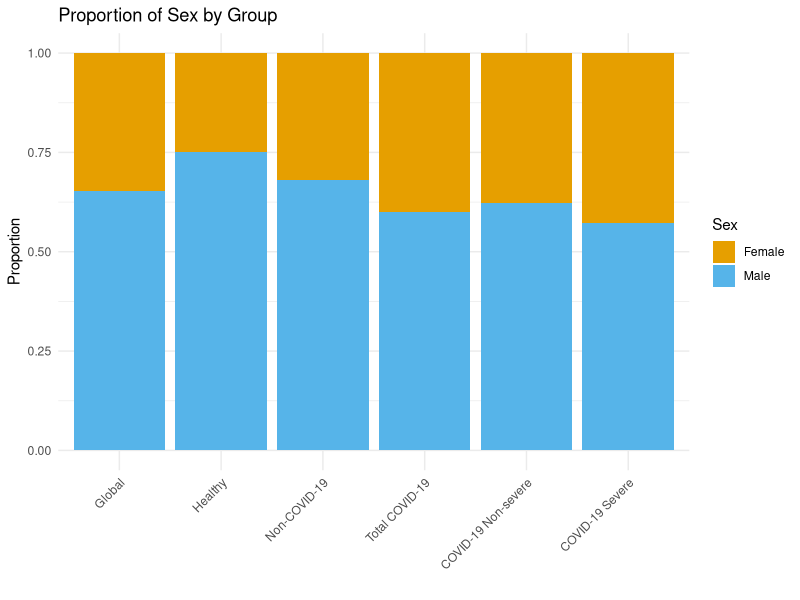
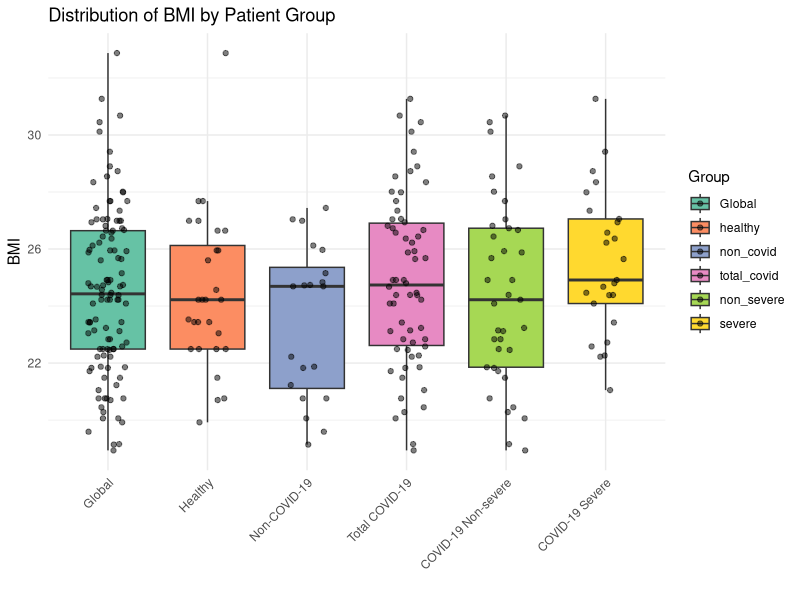
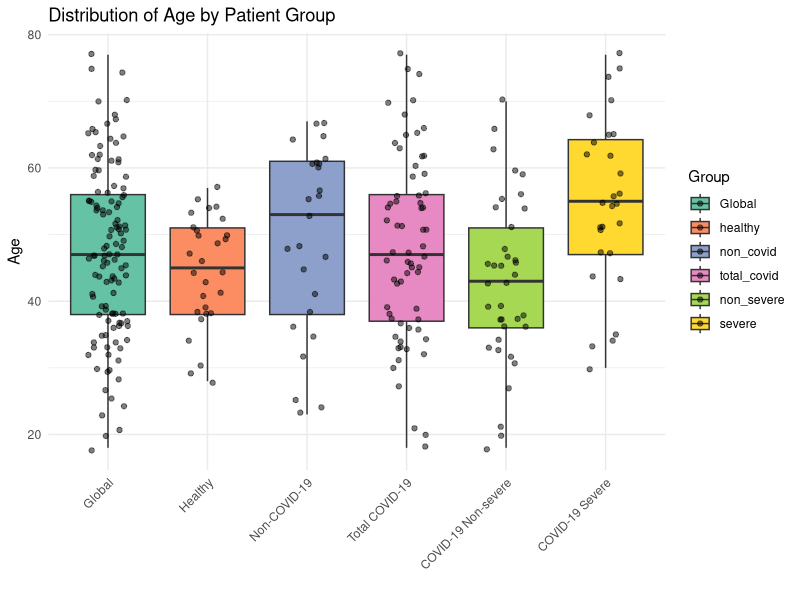
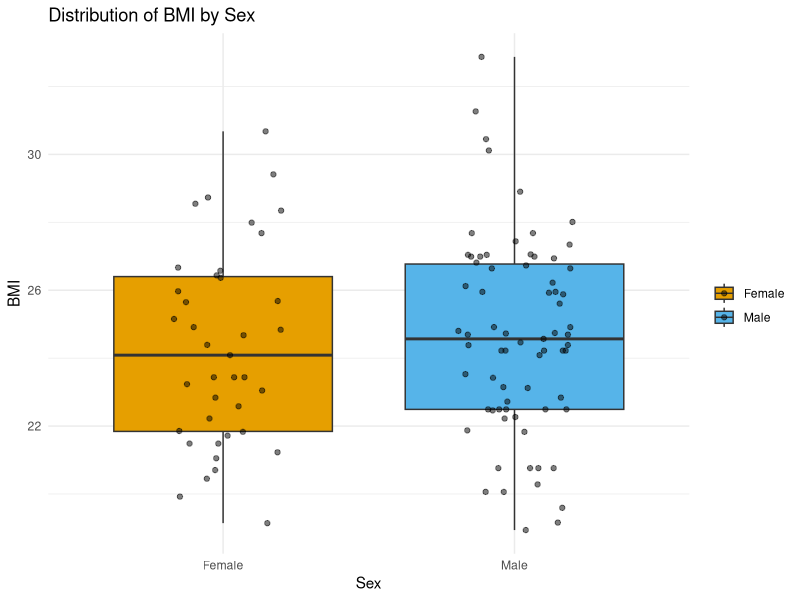
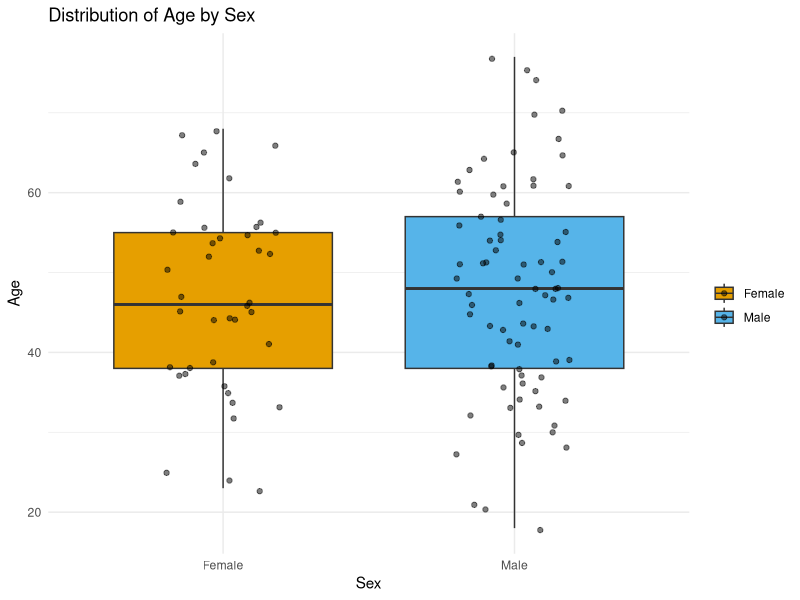
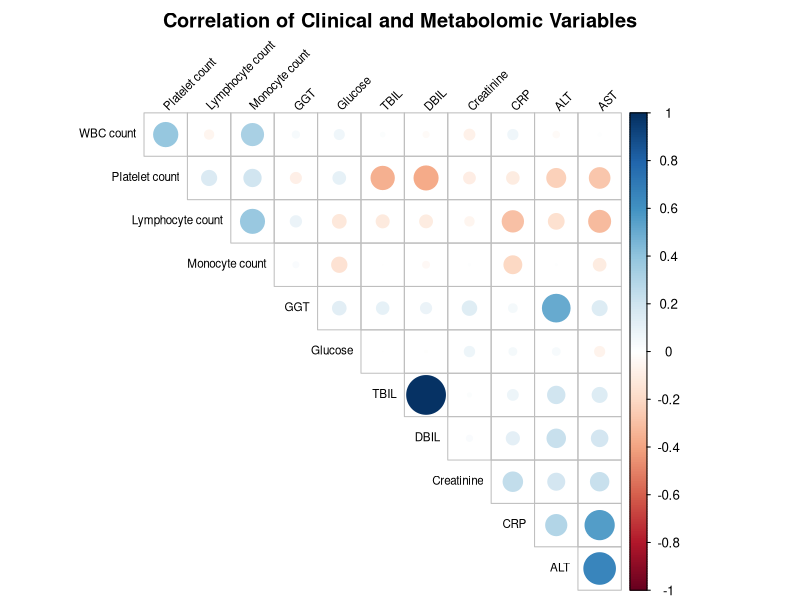
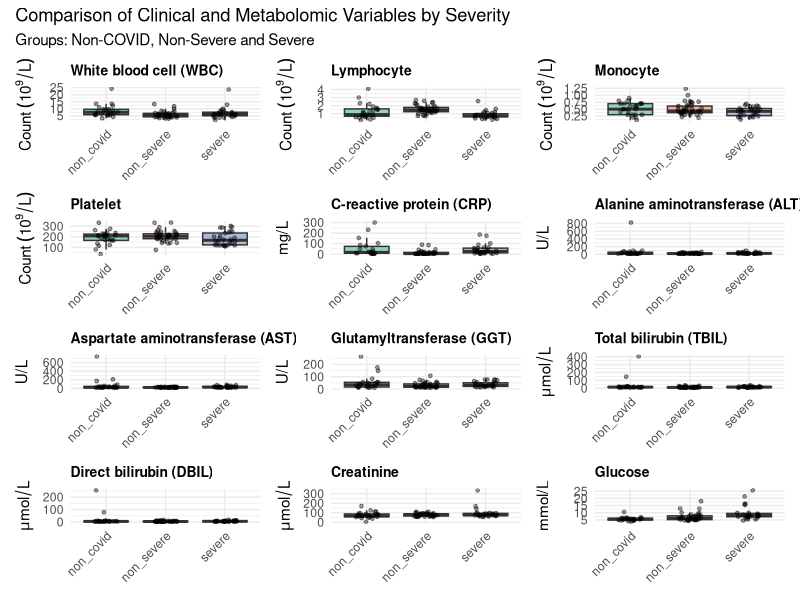
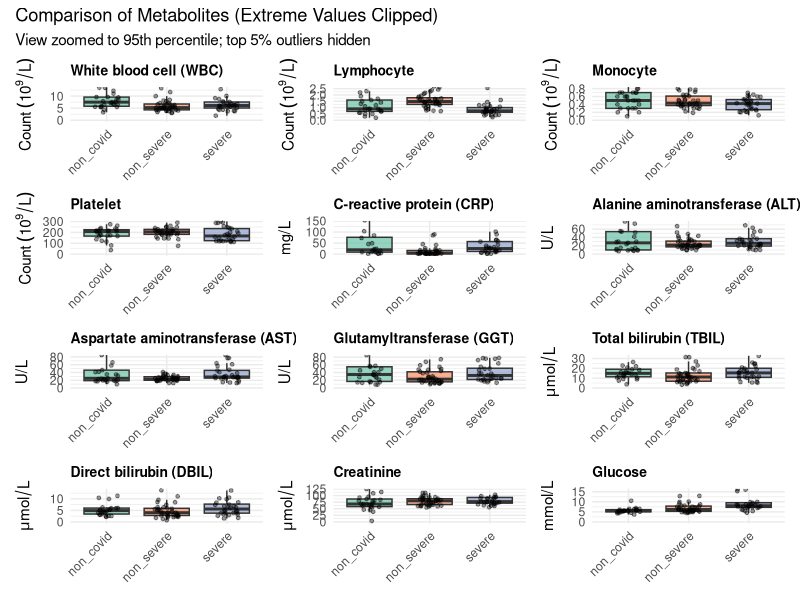

Reproduce these figures in R, in order.
## ---- chunk 1
knitr::opts_chunk$set(echo = TRUE, warning = FALSE, message = FALSE)
## ---- chunk 2
# Import all the necessary libraries for this exercise and the others
library(readxl)
library(dplyr)
library(ggplot2)
library(tidyr)
library(corrplot)
library(knitr)
library(kableExtra)
library(patchwork)
library(pheatmap)
library(scales)


# --- PREPARE DATA ---
# Load data from excel and treat "/" and empty strings as missing values
df <- read_excel("table_s1.xlsx", sheet = 2, na = c("", "/"))

# Remove the spaces from the column names
names(df) <- gsub(" ", "_", names(df))
names(df) <- gsub("\\(", "", names(df))
names(df) <- gsub("\\)", "", names(df))

# Convert date format and calculate required time differences
df <- df %>%
  mutate(
    # Convert columns to Date format 
    Onset_date_f = as.Date(Onset_date_f),
    Admission_date = as.Date(Admission_date),
    Date_of_progression_to_severe_state = as.Date(Date_of_progression_to_severe_state),
    
    # Calculate time differences in days
    time_onset_to_admission = as.numeric(Admission_date - Onset_date_f + 1),
    time_admission_to_severe = as.numeric(Date_of_progression_to_severe_state - Admission_date + 1)
  )

# Create group labels
df <- df %>%
  mutate(
    Group = case_when(
      Group_d == 0 ~ "healthy",
      Group_d == 1 ~ "non_covid",
      Group_d == 2 ~ "non_severe",
      Group_d == 3 ~ "severe"
    )
  )

# Create sex labels
df <- df %>%
  mutate(Sex_g = factor(Sex_g, 
                        levels = c(0, 1),            
                        labels = c("Female", "Male"))) 

# Create an expanded dataset, in order to include the groups "Total Covid" 
# and "Global" when calculating and plotting statistics later. 
# Create "Total Covid" subset 
df_covid_total <- df %>%
  filter(Group %in% c("non_severe", "severe")) %>%
  mutate(Group = "total_covid")
# Create "Global" subset (All of the rows)
df_global <- df %>%
  mutate(Group = "Global")
# Bind everything together into expanded dataset and set groups differentiation.
df_expanded <- bind_rows(df, df_covid_total, df_global)
df_expanded$Group <- factor(df_expanded$Group, 
                            levels = c("healthy", "non_covid", "non_severe", "severe", "total_covid", "Global"))


# --- CALCULATE STATISTICS ---
# AGE & BMI — Statistics by group 
age_bmi_stats <- df_expanded %>%
  group_by(Group) %>%
  summarise(
    # Age
    mean_age = mean(Age_year, na.rm = TRUE),
    sd_age   = sd(Age_year, na.rm = TRUE),
    median_age = median(Age_year, na.rm = TRUE),
    Q1_age     = quantile(Age_year, 0.25, na.rm = TRUE), 
    Q3_age     = quantile(Age_year, 0.75, na.rm = TRUE), 
    iqr_age    = IQR(Age_year, na.rm = TRUE),
    min_age    = min(Age_year, na.rm = TRUE),
    max_age    = max(Age_year, na.rm = TRUE),
    # BMI
    mean_bmi = mean(BMI_h, na.rm = TRUE),
    sd_bmi   = sd(BMI_h, na.rm = TRUE),
    median_bmi = median(BMI_h, na.rm = TRUE),
    Q1_bmi     = quantile(BMI_h, 0.25, na.rm = TRUE),    
    Q3_bmi     = quantile(BMI_h, 0.75, na.rm = TRUE),    
    iqr_bmi    = IQR(BMI_h, na.rm = TRUE),
    min_bmi    = min(BMI_h, na.rm = TRUE),
    max_bmi    = max(BMI_h, na.rm = TRUE),
    .groups = "drop"
  )

# Time - Statistics by group
time_stats <- df_expanded %>%
  group_by(Group) %>%
  summarise(
    # Time: Onset to Admission
    mean_onset_adm   = mean(time_onset_to_admission, na.rm = TRUE),
    sd_onset_adm     = sd(time_onset_to_admission, na.rm = TRUE),
    median_onset_adm = median(time_onset_to_admission, na.rm = TRUE),
    Q1_onset_adm     = quantile(time_onset_to_admission, 0.25, na.rm = TRUE),
    Q3_onset_adm     = quantile(time_onset_to_admission, 0.75, na.rm = TRUE),
    iqr_onset_adm    = IQR(time_onset_to_admission, na.rm = TRUE),
    min_onset_adm    = if(all(is.na(time_onset_to_admission))) NA else min(time_onset_to_admission, na.rm = TRUE),
    max_onset_adm    = if(all(is.na(time_onset_to_admission))) NA else max(time_onset_to_admission, na.rm = TRUE),
    # Time: Admission to Severe
    mean_adm_sev     = mean(time_admission_to_severe, na.rm = TRUE),
    sd_adm_sev       = sd(time_admission_to_severe, na.rm = TRUE),
    median_adm_sev   = median(time_admission_to_severe, na.rm = TRUE),
    Q1_adm_sev       = quantile(time_admission_to_severe, 0.25, na.rm = TRUE),
    Q3_adm_sev       = quantile(time_admission_to_severe, 0.75, na.rm = TRUE),
    iqr_adm_sev      = IQR(time_admission_to_severe, na.rm = TRUE),
    min_adm_sev      = if(all(is.na(time_admission_to_severe))) NA else min(time_admission_to_severe, na.rm = TRUE),
    max_adm_sev      = if(all(is.na(time_admission_to_severe))) NA else max(time_admission_to_severe, na.rm = TRUE),
    .groups = "drop"
  )

# Sex - Statistics by group 
sex_stats <- df_expanded %>%
  group_by(Group, Sex_g) %>%
  summarise(count = n(), .groups = "drop_last") %>%
  mutate(proportion = count / sum(count)) %>%
  ungroup()


# --- OUTPUT TABLE ---
# Count the patients in each group and create group lables for the table
group_counts <- table(df_expanded$Group)
lbl_healthy    <- paste0("Healthy (N=", group_counts["healthy"], ")")
lbl_non_covid  <- paste0("Non-COVID-19 (N=", group_counts["non_covid"], ")")
lbl_total      <- paste0("Total COVID-19 (N=", group_counts["total_covid"], ")")
lbl_non_severe <- paste0("COVID-19 Non-severe (N=", group_counts["non_severe"], ")")
lbl_severe     <- paste0("COVID-19 Severe (N=", group_counts["severe"], ")")

# Define the Column Order 
col_selection <- c(
  "Variable", 
  "Statistic", 
  "healthy", 
  "non_covid", 
  "total_covid", 
  "non_severe", 
  "severe"
)

# Sex
sex_rows <- sex_stats %>%
  filter(Group %in% c("healthy", "non_covid", "total_covid", "non_severe", "severe")) %>%
  mutate(val = sprintf("%d (%.1f%%)", count, proportion * 100)) %>%
  select(Group, Sex_g, val) %>%
  pivot_wider(names_from = Group, values_from = val) %>%
  mutate(
    # Force labels to be Male/Female text
    Statistic = case_when(
      as.character(Sex_g) %in% c("1", "Male") ~ "Male",
      as.character(Sex_g) %in% c("0", "Female") ~ "Female",
    ),
    Variable = "Sex - no. (%)" 
  ) %>%
  arrange(factor(Statistic, levels = c("Male", "Female"))) 

# Age 
age_rows <- age_bmi_stats %>%
  filter(Group %in% c("healthy", "non_covid", "total_covid", "non_severe", "severe")) %>%
  mutate(
    `Mean ± SD`    = sprintf("%.1f ± %.1f", mean_age, sd_age),
    `Median (IQR)` = sprintf("%.1f (%.1f-%.1f)", median_age, Q1_age, Q3_age),
    `Range`        = sprintf("%.1f-%.1f", min_age, max_age)
  ) %>%
  select(Group, `Mean ± SD`, `Median (IQR)`, `Range`) %>%
  pivot_longer(cols = -Group, names_to = "Statistic", values_to = "val") %>%
  pivot_wider(names_from = Group, values_from = val) %>%
  mutate(Variable = "Age - year")

# BMI 
bmi_rows <- age_bmi_stats %>%
  filter(Group %in% c("healthy", "non_covid", "total_covid", "non_severe", "severe")) %>%
  mutate(
    `Mean ± SD`    = sprintf("%.1f ± %.1f", mean_bmi, sd_bmi),
    `Median (IQR)` = sprintf("%.1f (%.1f-%.1f)", median_bmi, Q1_bmi, Q3_bmi),
    `Range`        = sprintf("%.1f-%.1f", min_bmi, max_bmi)
  ) %>%
  select(Group, `Mean ± SD`, `Median (IQR)`, `Range`) %>%
  pivot_longer(cols = -Group, names_to = "Statistic", values_to = "val") %>%
  pivot_wider(names_from = Group, values_from = val) %>%
  mutate(Variable = "BMI - kg/m2")

# Time 1: Onset to Admission 
time1_rows <- time_stats %>%
  filter(Group %in% c("healthy", "non_covid", "total_covid", "non_severe", "severe")) %>%
  mutate(
    `Mean ± SD`    = ifelse(is.na(mean_onset_adm), "", sprintf("%.1f ± %.1f", mean_onset_adm, sd_onset_adm)),
    `Median (IQR)` = ifelse(is.na(median_onset_adm), "", sprintf("%.1f (%.1f-%.1f)", median_onset_adm, Q1_onset_adm, Q3_onset_adm)),
    `Range`        = ifelse(is.na(min_onset_adm), "", sprintf("%.1f-%.1f", min_onset_adm, max_onset_adm))
  ) %>%
  select(Group, `Mean ± SD`, `Median (IQR)`, `Range`) %>%
  pivot_longer(cols = -Group, names_to = "Statistic", values_to = "val") %>%
  pivot_wider(names_from = Group, values_from = val) %>%
  mutate(Variable = "Time from Onset to Admission - Days")

# Time 2: Admission to Severe 
time2_rows <- time_stats %>%
  filter(Group %in% c("healthy", "non_covid", "total_covid", "non_severe", "severe")) %>%
  mutate(
    `Mean ± SD`    = ifelse(is.na(mean_adm_sev), "", sprintf("%.1f ± %.1f", mean_adm_sev, sd_adm_sev)),
    `Median (IQR)` = ifelse(is.na(median_adm_sev), "", sprintf("%.1f (%.1f-%.1f)", median_adm_sev, Q1_adm_sev, Q3_adm_sev)),
    `Range`        = ifelse(is.na(min_adm_sev), "", sprintf("%.1f-%.1f", min_adm_sev, max_adm_sev))
  ) %>%
  select(Group, `Mean ± SD`, `Median (IQR)`, `Range`) %>%
  pivot_longer(cols = -Group, names_to = "Statistic", values_to = "val") %>%
  pivot_wider(names_from = Group, values_from = val) %>%
  mutate(Variable = "Time from Admission to Severe - Days")

# Bind together and print 
final_table <- bind_rows(sex_rows, age_rows, bmi_rows, time1_rows, time2_rows) %>%
  select(all_of(col_selection)) %>%
  rename(
    !!lbl_healthy := healthy,
    !!lbl_non_covid := non_covid,
    !!lbl_total := total_covid,
    !!lbl_non_severe := non_severe,
    !!lbl_severe := severe
  )

kbl(final_table, caption = "Table 1. Demographics and Baseline Characteristics of COVID-19 Patients") %>%
  kable_classic(full_width = F, html_font = "Arial") %>%
  row_spec(0, bold = TRUE) %>% 
  column_spec(1, bold = TRUE) %>%
  # Add the separation lines
  row_spec(2, extra_css = "border-bottom: 1px solid #ddd;") %>%
  row_spec(5, extra_css = "border-bottom: 1px solid #ddd;") %>%
  row_spec(8, extra_css = "border-bottom: 1px solid #ddd;") %>%
  row_spec(11, extra_css = "border-bottom: 1px solid #ddd;") %>%
  collapse_rows(columns = 1, valign = "top")
## ---- chunk 3
# Convert all time-based columns to Date
df <- df %>%
  mutate(across(where(~ inherits(.x, "POSIXt")), as.Date))

# Provide a summary of the data with "skimr" package
library(skimr)
skim(df)

# Remove column with almost only missing data
df <- df %>% select(-`MSRep_ID_c`)

# --- PLOTS ---
# Set the order of the groups for the plots
df_expanded$Group <- factor(df_expanded$Group, 
                            levels = c("Global", "healthy", "non_covid", "total_covid", "non_severe", "severe"))

# Plot 1: Sex by groups
ggplot(df_expanded, aes(x = Group, fill = Sex_g)) +
  geom_bar(position = "fill") +
  theme_minimal() +
  labs(title = "Proportion of Sex by Group", y = "Proportion", x = "", fill = "Sex") +
  scale_fill_manual(values = c("Female" = "#E69F00", "Male" = "#56B4E9")) +
  scale_x_discrete(labels = c(
    "Global"      = "Global",
    "healthy"     = "Healthy",
    "non_covid"   = "Non-COVID-19",
    "total_covid" = "Total COVID-19",
    "non_severe"  = "COVID-19 Non-severe",
    "severe"      = "COVID-19 Severe"
  )) +
  theme(axis.text.x = element_text(angle = 45, hjust = 1))

# Plot 2: BMI by Groups 
ggplot(df_expanded, aes(x = Group, y = BMI_h, fill = Group)) +
  geom_boxplot(outlier.shape = NA) + 
  geom_jitter(width = 0.2, alpha = 0.5) + 
  theme_minimal() +
  labs(
    title = "Distribution of BMI by Patient Group",
    x = "",
    y = "BMI"
  ) +
  scale_fill_brewer(palette = "Set2") +
  scale_x_discrete(labels = c(
    "Global"      = "Global",
    "healthy"     = "Healthy",
    "non_covid"   = "Non-COVID-19",
    "total_covid" = "Total COVID-19",
    "non_severe"  = "COVID-19 Non-severe",
    "severe"      = "COVID-19 Severe"
  )) +
  theme(axis.text.x = element_text(angle = 45, hjust = 1))

# Plot 3: Age by Groups 
ggplot(df_expanded, aes(x = Group, y = Age_year, fill = Group)) +
  geom_boxplot(outlier.shape = NA) + 
  geom_jitter(width = 0.2, alpha = 0.5) + 
  theme_minimal() +
  labs(
    title = "Distribution of Age by Patient Group",
    x = "",
    y = "Age"
  ) +
  scale_fill_brewer(palette = "Set2") +
  scale_x_discrete(labels = c(
    "Global"      = "Global",
    "healthy"     = "Healthy",
    "non_covid"   = "Non-COVID-19",
    "total_covid" = "Total COVID-19",
    "non_severe"  = "COVID-19 Non-severe",
    "severe"      = "COVID-19 Severe"
  )) +
  theme(axis.text.x = element_text(angle = 45, hjust = 1))

# Plot 4: BMI by Sex 
ggplot(df, aes(x = Sex_g, y = BMI_h, fill = Sex_g)) +
  geom_boxplot(outlier.shape = NA) + 
  geom_jitter(width = 0.2, alpha = 0.5) +
  theme_minimal() +
  labs(
    title = "Distribution of BMI by Sex",
    x = "Sex",
    y = "BMI",
    fill = ""
  ) +
  scale_fill_manual(values = c("Female" = "#E69F00", "Male" = "#56B4E9"))

# Plot 5: Age by Sex 
ggplot(df, aes(x = Sex_g, y = Age_year, fill = Sex_g)) +
  geom_boxplot(outlier.shape = NA) + 
  geom_jitter(width = 0.2, alpha = 0.5) +
  theme_minimal() +
  labs(
    title = "Distribution of Age by Sex",
    x = "Sex",
    y = "Age",
    fill = ""
  ) +
  scale_fill_manual(values = c("Female" = "#E69F00", "Male" = "#56B4E9"))

# Plot 6: Correlation Plot between Metabolomics columns
# Metabolomic columns indices 
target_cols_corr <- c(18, 19, 20, 21, 23, 24, 25, 26, 27, 28, 29, 30)
# Ensure columns are numeric; handle errors if columns contain non-numeric data, clean the variable names
df_corr <- df[, target_cols_corr]
current_names <- names(df_corr)
clean_names <- gsub(",.*", "", current_names)
clean_names <- gsub("_[a-zA-Z]$", "", clean_names)
clean_names <- gsub("_", " ", clean_names)
names(df_corr) <- clean_names
df_corr[] <- lapply(df_corr, function(x) as.numeric(as.character(x)))
# Calculate the correlation matrix
res <- cor(df_corr, use = "complete.obs")
# Generate the plot
corrplot(res, 
         type = "upper",           
         order = "hclust",        
         tl.col = "black",        
         tl.srt = 45,             
         tl.cex = 0.7,            
         diag = FALSE,
         title = "Correlation of Clinical and Metabolomic Variables",
         mar = c(0, 0, 2, 0)
)
## ---- chunk 4
# Define indexes and names
target_cols_plots <- c(19, 20, 21, 22, 24, 25, 26, 27, 28, 29, 30, 31)
target_colnames <- colnames(df_expanded)[target_cols_plots]

# Handle labels for plots
clean_titles <- c(
  "White blood cell (WBC)",
  "Lymphocyte",
  "Monocyte",
  "Platelet",
  "C-reactive protein (CRP)",
  "Alanine aminotransferase (ALT)",
  "Aspartate aminotransferase (AST)",
  "Glutamyltransferase (GGT)",
  "Total bilirubin (TBIL)",
  "Direct bilirubin (DBIL)",
  "Creatinine",
  "Glucose"
)

clean_units <- list(
  expression(Count ~ (10^9/L)),         # WBC (Implicit multiplication) or use (times ~ 10^9/L)
  expression(Count ~ (10^9/L)),         # Lymphocyte
  expression(Count ~ (10^9/L)),         # Monocyte
  expression(Count ~ (10^9/L)),         # Platelet
  "mg/L",                               # CRP
  "U/L",                                # ALT
  "U/L",                                # AST
  "U/L",                                # GGT
  expression(mu * mol/L),               # TBIL (µmol/L)
  expression(mu * mol/L),               # DBIL
  expression(mu * mol/L),               # Creatinine
  "mmol/L"                              # Glucose
)

# Filter data frame and order groups
df_filtered <- df_expanded %>%
  filter(Group %in% c("non_covid", "non_severe", "severe")) %>%
  mutate(
    Group = factor(Group, levels = c("non_covid", "non_severe", "severe")),
    `CRP_i,_mg/L` = as.numeric(gsub("[^0-9.]", "", as.character(`CRP_i,_mg/L`)))
  )

# Create plots list
plot_list <- list()

for (i in seq_along(target_cols_plots)) {
  
  col_idx <- target_cols_plots[i]
  colname <- colnames(df_expanded)[col_idx]
  
  my_title <- clean_titles[i]
  my_unit <- clean_units[[i]]
  p <- ggplot(df_filtered, aes(x = Group, y = .data[[colname]], fill = Group)) +
    geom_boxplot(outlier.shape = NA, alpha = 0.7) + 
    geom_jitter(width = 0.2, alpha = 0.4, size = 1) +
    theme_minimal() +
    scale_y_continuous() +
    labs(
      title = my_title,
      x = NULL,
      y = my_unit
    ) +
    scale_fill_manual(values = c("non_covid"  = "#66c2a5", 
                                 "non_severe" = "#fc8d62", 
                                 "severe"     = "#8da0cb")) +
    theme(
      axis.text.x = element_text(angle = 45, hjust = 1),
      legend.position = "none",
      plot.title = element_text(size = 10, face = "bold")
    )
  
  plot_list[[colname]] <- p
}

# Organize and show the 12 plots
wrap_plots(plot_list, ncol = 3, nrow = 4) + 
  plot_annotation(
    title = "Comparison of Clinical and Metabolomic Variables by Severity",
    subtitle = "Groups: Non-COVID, Non-Severe and Severe"
  )
## ---- chunk 5
# Method 1: hide extreme values
df_filtered <- df_expanded %>%
  filter(Group %in% c("non_covid", "non_severe", "severe")) %>%
  mutate(Group = factor(Group, levels = c("non_covid", "non_severe", "severe"))) %>%
  # Force specific columns to be numeric
  mutate(across(all_of(colnames(df_expanded)[target_cols_plots]), ~ as.numeric(as.character(.x))))

# Generate plots list
plot_list <- list()

for (i in seq_along(target_cols_plots)) {
  
  col_idx <- target_cols_plots[i]
  colname <- colnames(df_expanded)[col_idx]
  
  my_title <- clean_titles[i]
  my_unit  <- clean_units[[i]]
  
  # Calculate the 95th percentile for the Upper Limit
  # We use this to "zoom in" and hide the top 5% extreme values
  upper_limit <- quantile(df_filtered[[colname]], 0.95, na.rm = TRUE)
  
  p <- ggplot(df_filtered, aes(x = Group, y = .data[[colname]], fill = Group)) +
    geom_boxplot(outlier.shape = NA, alpha = 0.7) + 
    geom_jitter(width = 0.2, alpha = 0.4, size = 1) +
    
    coord_cartesian(ylim = c(0, upper_limit)) +
    
    theme_minimal() +
    labs(
      title = my_title,
      x = NULL,
      y = my_unit
    ) +
    scale_fill_manual(values = c("non_covid"  = "#66c2a5", 
                                 "non_severe" = "#fc8d62", 
                                 "severe"     = "#8da0cb")) +
    theme(
      axis.text.x = element_text(angle = 45, hjust = 1),
      legend.position = "none",
      plot.title = element_text(size = 10, face = "bold")
    )
  
  plot_list[[colname]] <- p
}

# Organize and show the 12 plots
wrap_plots(plot_list, ncol = 3, nrow = 4) + 
  plot_annotation(
    title = "Comparison of Metabolites (Extreme Values Clipped)",
    subtitle = "View zoomed to 95th percentile; top 5% outliers hidden"
  )


# Method 2: Hide outliers
# Create plots list
plot_list <- list()

for (i in seq_along(target_cols_plots)) {
  
  col_idx <- target_cols_plots[i]
  colname <- colnames(df_expanded)[col_idx]
  
  my_title <- clean_titles[i]
  my_unit  <- clean_units[[i]]
  
  # Calculate Whiskers  per group
  outlier_bounds <- df_filtered %>%
    group_by(Group) %>%
    summarise(
      Q1 = quantile(.data[[colname]], 0.25, na.rm = TRUE),
      Q3 = quantile(.data[[colname]], 0.75, na.rm = TRUE),
      IQR_val = Q3 - Q1,
      lower_bound = Q1 - 1.5 * IQR_val,
      upper_bound = Q3 + 1.5 * IQR_val,
      .groups = "drop"
    )
  
  # Filter Points for Jitter
  # Join the bounds to the data and keep only points within the bounds
  df_points_filtered <- df_filtered %>%
    left_join(outlier_bounds, by = "Group") %>%
    filter(.data[[colname]] >= lower_bound & .data[[colname]] <= upper_bound)
  
  plot_min <- min(df_points_filtered[[colname]], na.rm = TRUE)
  plot_max <- max(df_points_filtered[[colname]], na.rm = TRUE)
  plot_min <- max(0, plot_min * 0.95) 
  plot_max <- plot_max * 1.05
  
  
  p <- ggplot(df_filtered, aes(x = Group, y = .data[[colname]], fill = Group)) +
    
    geom_boxplot(outlier.shape = NA, alpha = 0.7) + 
    
    geom_jitter(data = df_points_filtered, 
                width = 0.2, alpha = 0.4, size = 1) +
    
    coord_cartesian(ylim = c(plot_min, plot_max)) +
    
    theme_minimal() +
    labs(
      title = my_title,
      x = NULL,
      y = my_unit
    ) +
    scale_fill_manual(values = c("non_covid"  = "#66c2a5", 
                                 "non_severe" = "#fc8d62", 
                                 "severe"     = "#8da0cb")) +
    theme(
      axis.text.x = element_text(angle = 45, hjust = 1),
      legend.position = "none",
      plot.title = element_text(size = 10, face = "bold")
    )
  
  plot_list[[colname]] <- p
}

wrap_plots(plot_list, ncol = 3, nrow = 4) + 
  plot_annotation(
    title = "Comparison of Metabolites (Outliers Removed)",
    subtitle = "View restricted to statistical whiskers (Group-specific IQR)"
  )


# Method 3: log-transformation
# Create plots list
plot_list <- list()

for (i in seq_along(target_cols_plots)) {
  
  col_idx <- target_cols_plots[i]
  colname <- colnames(df_expanded)[col_idx]
  
  my_title <- clean_titles[i]
  my_unit  <- clean_units[[i]]
  
  p <- ggplot(df_filtered, aes(x = Group, y = .data[[colname]], fill = Group)) +
    geom_boxplot(outlier.shape = NA, alpha = 0.7) + 
    geom_jitter(width = 0.2, alpha = 0.4, size = 1) +
    
    # Use pseudo_log to handle any potential 0s safely without error
    scale_y_continuous(trans = "pseudo_log") + 
    
    theme_minimal() +
    labs(
      title = my_title,
      x = NULL,
      y = my_unit
    ) +
    scale_fill_manual(values = c("non_covid"  = "#66c2a5", 
                                 "non_severe" = "#fc8d62", 
                                 "severe"     = "#8da0cb")) +
    theme(
      axis.text.x = element_text(angle = 45, hjust = 1),
      legend.position = "none",
      plot.title = element_text(size = 10, face = "bold")
    )
  
  plot_list[[colname]] <- p
}

wrap_plots(plot_list, ncol = 3, nrow = 4) + 
  plot_annotation(
    title = "Comparison of Metabolites (Log-Transformed)",
    subtitle = "Outliers handled via Pseudo-Log Transformation"
  )


# Method 4: log-transformation + hiding extreme values
plot_list <- list()

for (i in seq_along(target_cols_plots)) {
  
  col_idx <- target_cols_plots[i]
  colname <- colnames(df_expanded)[col_idx]
  
  my_title <- clean_titles[i]
  my_unit  <- clean_units[[i]]
  
  lower_limit <- quantile(df_filtered[[colname]], 0.02, na.rm = TRUE)
  upper_limit <- quantile(df_filtered[[colname]], 0.98, na.rm = TRUE)
  
  if (lower_limit < 0) lower_limit <- 0
  
  p <- ggplot(df_filtered, aes(x = Group, y = .data[[colname]], fill = Group)) +
    geom_boxplot(outlier.shape = NA, alpha = 0.7) + 
    geom_jitter(width = 0.2, alpha = 0.4, size = 1) +
    
    scale_y_continuous(trans = "pseudo_log", n.breaks = 4) + 
    
    coord_cartesian(ylim = c(lower_limit * 0.9, upper_limit * 1.1)) +
    
    theme_minimal() +
    labs(
      title = my_title,
      x = NULL,
      y = my_unit
    ) +
    scale_fill_manual(values = c("non_covid"  = "#66c2a5", 
                                 "non_severe" = "#fc8d62", 
                                 "severe"     = "#8da0cb")) +
    theme(
      axis.text.x = element_text(angle = 45, hjust = 1),
      legend.position = "none",
      plot.title = element_text(size = 10, face = "bold"),
      
      axis.text.y = element_text(size = 7) 
    )
  
  plot_list[[colname]] <- p
}

wrap_plots(plot_list, ncol = 3, nrow = 4) + 
  plot_annotation(
    title = "Comparison of Metabolites (Log-Transformed + Clipped)",
    subtitle = "Zoomed to 2nd-98th percentiles"
  )
## ---- chunk 6
# Prepare Data Matrix
# Select only the 12 target numeric columns
heatmap_data <- df_filtered %>%
  select(all_of(target_colnames)) %>%
  as.matrix() 

# Rename Columns (Variables) to Clean Titles
# We use the 'clean_titles' vector we defined in Exercise 2.2
colnames(heatmap_data) <- clean_titles

# Scale and Transpose
heatmap_matrix <- t(scale(heatmap_data))

# Create a data frame for the column annotations
annotation_info <- df_filtered %>%
  select(Group, Sex_g) %>%
  as.data.frame()

# Rename the columns for the Legend
colnames(annotation_info) <- c("Group", "Sex")

# Rename the Factor Levels for "Group" to be descriptive
annotation_info$Group <- factor(annotation_info$Group, 
                                levels = c("non_covid", "non_severe", "severe"),
                                labels = c("Non-COVID-19", "COVID-19 Non-severe", "COVID-19 Severe"))

# Ensure row names of annotation match column names of the matrix
rownames(annotation_info) <- paste0("P", 1:ncol(heatmap_matrix))
colnames(heatmap_matrix)  <- paste0("P", 1:ncol(heatmap_matrix))

ann_colors <- list(
  Group = c("Non-COVID-19"        = "#66c2a5", 
            "COVID-19 Non-severe" = "#fc8d62", 
            "COVID-19 Severe"     = "#8da0cb"),
  Sex   = c("Female"              = "#E69F00", 
            "Male"                = "#56B4E9")
)

# Draw the Heatmap 
library(pheatmap)

pheatmap(heatmap_matrix,
         cluster_rows = TRUE,         # Cluster metabolites
         cluster_cols = TRUE,         # Cluster patients
         annotation_col = annotation_info, 
         annotation_colors = ann_colors,
         show_colnames = FALSE,       # Hide messy patient IDs
         show_rownames = TRUE,        # Show the clean metabolite names
         fontsize_row = 10,           # Adjust font size if needed
         color = colorRampPalette(c("navy", "white", "firebrick3"))(100),
         main = "Biomarker Heatmap: Metabolites by gender and severity group"
)
## ---- chunk 7
sessionInfo()
